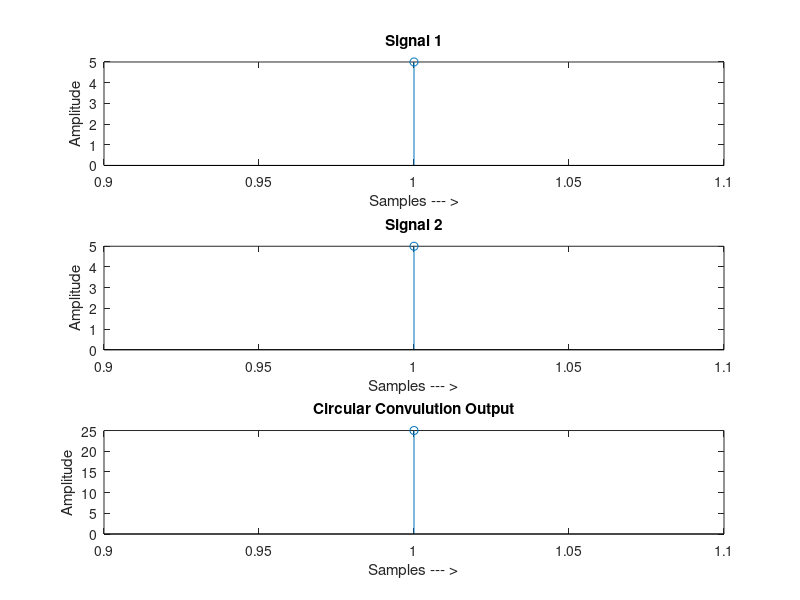

Reproduce this figure in MATLAB.
clc; 
clear all; 
close all;
x=input('Enter the sequence 1 ');
h=input('Enter the sequence 2 ');
m=length(x);
n=length(h);
N=max(m,n);
s=m-n;
j=1;
z=[];
if(s==0)
h=[h,zeros(1,s)];
else
x=[x,zeros(1,-s)];
h=[h,zeros(1,s)];
end
for n=1:N
y=0;
for i=1:N
j=(n-i)+1;
if(j<=0)
j=N+j;
end
y=y+(x(i)*h(j));
end
z=[z y];
end
subplot(3,1,1)
stem(x)
title('Signal 1')
xlabel('Samples --- >')
ylabel('Amplitude')
subplot(3,1,2)
stem(h)
title('Signal 2')
xlabel('Samples --- >')
ylabel('Amplitude')
subplot(3,1,3)
stem(z)
title('Circular Convulution Output')
xlabel('Samples --- >')
ylabel('Amplitude')
